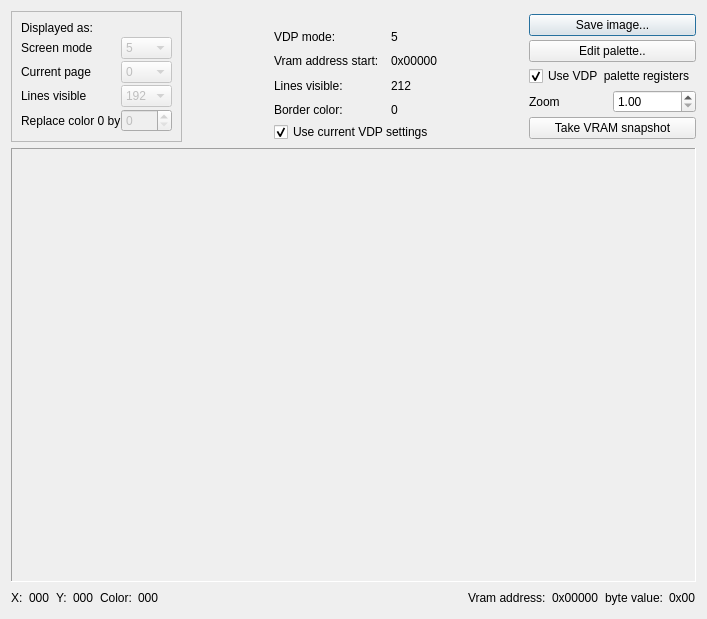
<?xml version="1.0" encoding="UTF-8"?>
<ui version="4.0" >
 <class>BitMapViewer</class>
 <widget class="QDialog" name="BitMapViewer" >
  <property name="geometry" >
   <rect>
    <x>0</x>
    <y>0</y>
    <width>707</width>
    <height>619</height>
   </rect>
  </property>
  <property name="windowTitle" >
   <string>Dialog</string>
  </property>
  <layout class="QVBoxLayout" name="verticalLayout_4" >
   <item>
    <layout class="QHBoxLayout" name="horizontalLayout_4" >
     <property name="spacing" >
      <number>0</number>
     </property>
     <item>
      <widget class="QFrame" name="frame" >
       <property name="frameShape" >
        <enum>QFrame::StyledPanel</enum>
       </property>
       <property name="frameShadow" >
        <enum>QFrame::Raised</enum>
       </property>
       <layout class="QGridLayout" name="gridLayout" >
        <property name="horizontalSpacing" >
         <number>0</number>
        </property>
        <property name="verticalSpacing" >
         <number>2</number>
        </property>
        <item row="1" column="0" >
         <widget class="QLabel" name="label" >
          <property name="text" >
           <string>Screen mode</string>
          </property>
         </widget>
        </item>
        <item row="1" column="1" >
         <widget class="QComboBox" name="screenMode" >
          <property name="enabled" >
           <bool>false</bool>
          </property>
          <item>
           <property name="text" >
            <string>5</string>
           </property>
          </item>
          <item>
           <property name="text" >
            <string>6</string>
           </property>
          </item>
          <item>
           <property name="text" >
            <string>7</string>
           </property>
          </item>
          <item>
           <property name="text" >
            <string>8</string>
           </property>
          </item>
          <item>
           <property name="text" >
            <string>10</string>
           </property>
          </item>
          <item>
           <property name="text" >
            <string>11</string>
           </property>
          </item>
          <item>
           <property name="text" >
            <string>12</string>
           </property>
          </item>
         </widget>
        </item>
        <item row="2" column="1" >
         <widget class="QComboBox" name="currentPage" >
          <property name="enabled" >
           <bool>false</bool>
          </property>
          <item>
           <property name="text" >
            <string>0</string>
           </property>
          </item>
          <item>
           <property name="text" >
            <string>1</string>
           </property>
          </item>
          <item>
           <property name="text" >
            <string>2</string>
           </property>
          </item>
          <item>
           <property name="text" >
            <string>3</string>
           </property>
          </item>
          <item>
           <property name="text" >
            <string>E0</string>
           </property>
          </item>
          <item>
           <property name="text" >
            <string>E1</string>
           </property>
          </item>
         </widget>
        </item>
        <item row="3" column="0" >
         <widget class="QLabel" name="label_4" >
          <property name="text" >
           <string>Lines visible</string>
          </property>
         </widget>
        </item>
        <item row="3" column="1" >
         <widget class="QComboBox" name="linesVisible" >
          <property name="enabled" >
           <bool>false</bool>
          </property>
          <item>
           <property name="text" >
            <string>192</string>
           </property>
          </item>
          <item>
           <property name="text" >
            <string>212</string>
           </property>
          </item>
          <item>
           <property name="text" >
            <string>256</string>
           </property>
          </item>
         </widget>
        </item>
        <item row="2" column="0" >
         <widget class="QLabel" name="label_2" >
          <property name="text" >
           <string>Current page</string>
          </property>
         </widget>
        </item>
        <item row="4" column="0" >
         <widget class="QLabel" name="label_5" >
          <property name="text" >
           <string>Replace color 0 by</string>
          </property>
         </widget>
        </item>
        <item row="4" column="1" >
         <widget class="QSpinBox" name="bgColor" >
          <property name="enabled" >
           <bool>false</bool>
          </property>
         </widget>
        </item>
        <item row="0" column="0" >
         <widget class="QLabel" name="label_8" >
          <property name="text" >
           <string>Displayed as:</string>
          </property>
         </widget>
        </item>
       </layout>
      </widget>
     </item>
     <item>
      <layout class="QVBoxLayout" name="verticalLayout_3" >
       <item>
        <spacer name="verticalSpacer_3" >
         <property name="orientation" >
          <enum>Qt::Vertical</enum>
         </property>
         <property name="sizeType" >
          <enum>QSizePolicy::Fixed</enum>
         </property>
         <property name="sizeHint" stdset="0" >
          <size>
           <width>0</width>
           <height>13</height>
          </size>
         </property>
        </spacer>
       </item>
       <item>
        <layout class="QHBoxLayout" name="horizontalLayout_3" >
         <item>
          <spacer name="horizontalSpacer_3" >
           <property name="orientation" >
            <enum>Qt::Horizontal</enum>
           </property>
           <property name="sizeHint" stdset="0" >
            <size>
             <width>22</width>
             <height>17</height>
            </size>
           </property>
          </spacer>
         </item>
         <item>
          <layout class="QVBoxLayout" name="verticalLayout_2" >
           <item>
            <layout class="QGridLayout" name="gridLayout_2" >
             <property name="horizontalSpacing" >
              <number>12</number>
             </property>
             <item row="3" column="1" >
              <widget class="QLabel" name="borderLabel" >
               <property name="text" >
                <string>0</string>
               </property>
              </widget>
             </item>
             <item row="3" column="0" >
              <widget class="QLabel" name="label_11" >
               <property name="text" >
                <string>Border color:</string>
               </property>
              </widget>
             </item>
             <item row="0" column="0" >
              <widget class="QLabel" name="label_9" >
               <property name="text" >
                <string>VDP mode:</string>
               </property>
              </widget>
             </item>
             <item row="1" column="0" >
              <widget class="QLabel" name="label_6" >
               <property name="text" >
                <string>Vram address start:</string>
               </property>
              </widget>
             </item>
             <item row="0" column="1" >
              <widget class="QLabel" name="modeLabel" >
               <property name="text" >
                <string>5</string>
               </property>
              </widget>
             </item>
             <item row="2" column="0" >
              <widget class="QLabel" name="label_7" >
               <property name="text" >
                <string>Lines visible:</string>
               </property>
              </widget>
             </item>
             <item row="1" column="1" >
              <widget class="QLabel" name="addressLabel" >
               <property name="text" >
                <string>0x00000</string>
               </property>
              </widget>
             </item>
             <item row="2" column="1" >
              <widget class="QLabel" name="linesLabel" >
               <property name="text" >
                <string>212</string>
               </property>
              </widget>
             </item>
            </layout>
           </item>
           <item>
            <widget class="QCheckBox" name="useVDPRegisters" >
             <property name="text" >
              <string>Use current VDP settings</string>
             </property>
             <property name="checked" >
              <bool>true</bool>
             </property>
            </widget>
           </item>
          </layout>
         </item>
         <item>
          <spacer name="horizontalSpacer_2" >
           <property name="orientation" >
            <enum>Qt::Horizontal</enum>
           </property>
           <property name="sizeHint" stdset="0" >
            <size>
             <width>22</width>
             <height>17</height>
            </size>
           </property>
          </spacer>
         </item>
        </layout>
       </item>
      </layout>
     </item>
     <item>
      <layout class="QVBoxLayout" name="verticalLayout" >
       <property name="spacing" >
        <number>1</number>
       </property>
       <item>
        <widget class="QPushButton" name="saveImageButton" >
         <property name="text" >
          <string>Save image...</string>
         </property>
        </widget>
       </item>
       <item>
        <widget class="QPushButton" name="editPaletteButton" >
         <property name="text" >
          <string>Edit palette..</string>
         </property>
        </widget>
       </item>
       <item>
        <widget class="QCheckBox" name="useVDPPalette" >
         <property name="text" >
          <string>Use VDP  palette registers</string>
         </property>
         <property name="checked" >
          <bool>true</bool>
         </property>
        </widget>
       </item>
       <item>
        <spacer name="verticalSpacer_2" >
         <property name="orientation" >
          <enum>Qt::Vertical</enum>
         </property>
         <property name="sizeType" >
          <enum>QSizePolicy::Minimum</enum>
         </property>
         <property name="sizeHint" stdset="0" >
          <size>
           <width>0</width>
           <height>0</height>
          </size>
         </property>
        </spacer>
       </item>
       <item>
        <layout class="QHBoxLayout" name="horizontalLayout" >
         <item>
          <widget class="QLabel" name="label_3" >
           <property name="text" >
            <string>Zoom</string>
           </property>
          </widget>
         </item>
         <item>
          <widget class="QDoubleSpinBox" name="zoomLevel" >
           <property name="decimals" >
            <number>2</number>
           </property>
           <property name="minimum" >
            <double>1.000000000000000</double>
           </property>
           <property name="maximum" >
            <double>16.000000000000000</double>
           </property>
           <property name="singleStep" >
            <double>0.250000000000000</double>
           </property>
          </widget>
         </item>
        </layout>
       </item>
       <item>
        <widget class="QPushButton" name="refreshButton" >
         <property name="text" >
          <string>Take VRAM snapshot</string>
         </property>
        </widget>
       </item>
      </layout>
     </item>
    </layout>
   </item>
   <item>
    <widget class="QScrollArea" name="scrollArea" >
     <property name="sizePolicy" >
      <sizepolicy hsizetype="Expanding" vsizetype="Expanding" >
       <horstretch>0</horstretch>
       <verstretch>0</verstretch>
      </sizepolicy>
     </property>
     <property name="minimumSize" >
      <size>
       <width>0</width>
       <height>0</height>
      </size>
     </property>
     <property name="frameShape" >
      <enum>QFrame::Panel</enum>
     </property>
     <property name="verticalScrollBarPolicy" >
      <enum>Qt::ScrollBarAsNeeded</enum>
     </property>
     <property name="horizontalScrollBarPolicy" >
      <enum>Qt::ScrollBarAsNeeded</enum>
     </property>
     <property name="widgetResizable" >
      <bool>false</bool>
     </property>
     <property name="alignment" >
      <set>Qt::AlignCenter</set>
     </property>
     <widget class="QWidget" name="scrollAreaWidgetContents" >
      <property name="geometry" >
       <rect>
        <x>85</x>
        <y>0</y>
        <width>508</width>
        <height>420</height>
       </rect>
      </property>
     </widget>
    </widget>
   </item>
   <item>
    <layout class="QHBoxLayout" name="horizontalLayout_2" >
     <item>
      <widget class="QLabel" name="label_10" >
       <property name="text" >
        <string>X:</string>
       </property>
      </widget>
     </item>
     <item>
      <widget class="QLabel" name="labelX" >
       <property name="sizePolicy" >
        <sizepolicy hsizetype="Fixed" vsizetype="Preferred" >
         <horstretch>0</horstretch>
         <verstretch>0</verstretch>
        </sizepolicy>
       </property>
       <property name="minimumSize" >
        <size>
         <width>18</width>
         <height>0</height>
        </size>
       </property>
       <property name="text" >
        <string>000</string>
       </property>
      </widget>
     </item>
     <item>
      <widget class="QLabel" name="label_13" >
       <property name="text" >
        <string>Y:</string>
       </property>
      </widget>
     </item>
     <item>
      <widget class="QLabel" name="labelY" >
       <property name="sizePolicy" >
        <sizepolicy hsizetype="Fixed" vsizetype="Preferred" >
         <horstretch>0</horstretch>
         <verstretch>0</verstretch>
        </sizepolicy>
       </property>
       <property name="minimumSize" >
        <size>
         <width>18</width>
         <height>0</height>
        </size>
       </property>
       <property name="text" >
        <string>000</string>
       </property>
      </widget>
     </item>
     <item>
      <widget class="QLabel" name="label_15" >
       <property name="text" >
        <string>Color:</string>
       </property>
      </widget>
     </item>
     <item>
      <widget class="QLabel" name="labelColor" >
       <property name="sizePolicy" >
        <sizepolicy hsizetype="Fixed" vsizetype="Preferred" >
         <horstretch>0</horstretch>
         <verstretch>0</verstretch>
        </sizepolicy>
       </property>
       <property name="minimumSize" >
        <size>
         <width>18</width>
         <height>0</height>
        </size>
       </property>
       <property name="text" >
        <string>000</string>
       </property>
      </widget>
     </item>
     <item>
      <spacer name="horizontalSpacer" >
       <property name="orientation" >
        <enum>Qt::Horizontal</enum>
       </property>
       <property name="sizeHint" stdset="0" >
        <size>
         <width>40</width>
         <height>20</height>
        </size>
       </property>
      </spacer>
     </item>
     <item>
      <widget class="QLabel" name="label_17" >
       <property name="text" >
        <string>Vram address:</string>
       </property>
      </widget>
     </item>
     <item>
      <widget class="QLabel" name="labelVramAddr" >
       <property name="sizePolicy" >
        <sizepolicy hsizetype="Fixed" vsizetype="Preferred" >
         <horstretch>0</horstretch>
         <verstretch>0</verstretch>
        </sizepolicy>
       </property>
       <property name="minimumSize" >
        <size>
         <width>42</width>
         <height>0</height>
        </size>
       </property>
       <property name="text" >
        <string>0x00000</string>
       </property>
      </widget>
     </item>
     <item>
      <widget class="QLabel" name="label_19" >
       <property name="text" >
        <string>byte value:</string>
       </property>
      </widget>
     </item>
     <item>
      <widget class="QLabel" name="labelByte" >
       <property name="sizePolicy" >
        <sizepolicy hsizetype="Fixed" vsizetype="Preferred" >
         <horstretch>0</horstretch>
         <verstretch>0</verstretch>
        </sizepolicy>
       </property>
       <property name="minimumSize" >
        <size>
         <width>24</width>
         <height>0</height>
        </size>
       </property>
       <property name="text" >
        <string>0x00</string>
       </property>
      </widget>
     </item>
    </layout>
   </item>
  </layout>
 </widget>
 <resources/>
 <connections/>
</ui>
